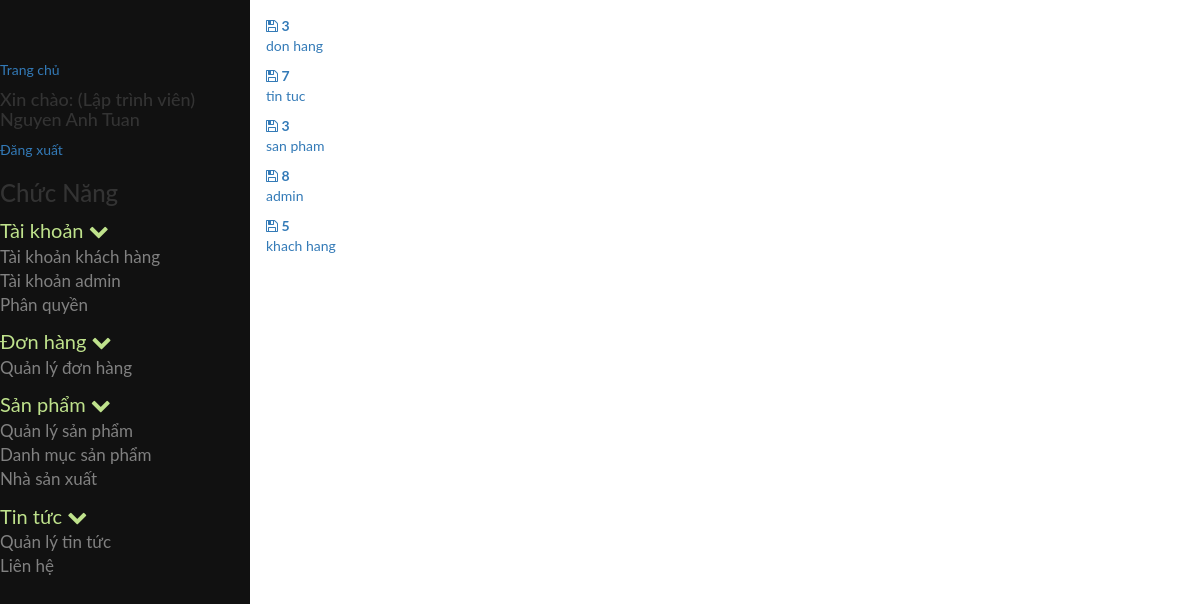
The app's page /admin/index.php (signed in) with its own data.
### tables this page shows
CREATE TABLE `tb_phanquyen` (
  `id` int(11) NOT NULL,
  `id_nhom` int(11) NOT NULL,
  `id_chucnang` int(11) NOT NULL
);

CREATE TABLE `tb_chucnang` (
  `id` int(11) NOT NULL,
  `ten` varchar(255) NOT NULL,
  `trangthai` tinyint(4) NOT NULL,
  `url` varchar(255) NOT NULL,
  `f_order` int(11) NOT NULL,
  `id_parent` int(11) NOT NULL,
  `nhanurl` varchar(255) NOT NULL,
  `hienthi` tinyint(4) NOT NULL,
  `bieutuong` varchar(255) NOT NULL
);

### admin/cores/loader.php (called while the page is built, shortened)
<?php
class loader
{
	public function view($name='',$data=array())
	{
		extract($data);
		include BASEPATH.'views/'.$name.'.php' ;
	}
}
?>

### admin/controllers/admin/page.php (called while the page is built, shortened)
<?php
class page extends JATOVI_Controller
{
	public $JATOVI = '';
	function __construct($JATOVI)
	{
		$this->JATOVI = $JATOVI;
	}
	public function index()
	{
		$data['content'] = 'admin/page/index';
		$data['contentdata'] = array();
		include BASEPATH.'models/admin/page_model.php';
		$countdh = $page_model->countdh();
		$sodh = count($countdh);
		$data['contentdata']['sodh']= $sodh;
		$sosp = count($countdh);
		$data['contentdata']['sosp']= $sosp;
		$counttt = $page_model->counttt();
		$sott = count($counttt);
		$data['contentdata']['sott']= $sott;
		$countadmin = $page_model->countadmin();
		$soadmin = count($countadmin);
		$data['contentdata']['soadmin']= $soadmin;
		$countkh = $page_model->countkh();
		$sokh = count($countkh);
		$data['contentdata']['sokh']= $sokh;
		$data['JATOVI']=$this->JATOVI;
		$this->JATOVI->load->view('admin/master',$data);
	}
}
?>

### admin/models/admin/phanquyenchucnang.php (called while the page is built, shortened)
<?php
include_once 'JATOVI_Model.php';
class phanquyenchucnang extends JATOVI_Model
{
	private $_table = "tb_phanquyen";
	private $_table2 = "tb_chucnang";
	public function getrole($id_nhom)
	{
		$sql = "SELECT * FROM {$this->_table}  INNER JOIN {$this->_table2} WHERE id_nhom = {$id_nhom} AND {$this->_table}.id_chucnang = {$this->_table2}.id ";
		$query = $this->connection->prepare($sql);
		$query->execute();
		$result = $query->fetchAll();
		return $result;
	}
}
$phanquyenchucnang = new phanquyenchucnang();
?>

### admin/models/admin/JATOVI_Model.php (called while the page is built, shortened)
<?php
class JATOVI_Model
{
	private $host = 'localhost';
	private $dbname = 'project_jatovi';
	private $dbuser = 'root';
	private $dbpass = '';
	function __construct()
	{
		try {
			$this->connection  = new PDO("mysql:host={$this->host};dbname={$this->dbname};charset=utf8",$this->dbuser,$this->dbpass);
		} catch (PDOException $e) {
			echo "(DB connection error) Lỗi kết nối cơ sở dữ liệu: ".$e->getMessage();
		}
	}
}
?>

### admin/views/admin/page/index.php (the view)
<?php include_once BASEPATH.'/controllers/admin/page.php';	 ?>
<a href="<?=base_url."index.php?module=quanlydonhang"?>">
<i  class="fa fa-floppy-o"></i>
<b><?= $sodh;?></b>
<p>don hang</p>
</a>
<a href="<?=base_url."index.php?module=quanlytintuc"?>">
<i  class="fa fa-floppy-o"></i>
<b><?= $sott;?></b>
<p>tin tuc</p>
</a>
<a href="<?=base_url."index.php?module=quanlysanpham"?>">
<i  class="fa fa-floppy-o"></i>
<b><?= $sosp;?></b>
<p>san pham</p>
</a>
<a href="<?=base_url."index.php?module=taikhoanadmin"?>">
<i  class="fa fa-floppy-o"></i>
<b><?= $soadmin;?></b>
<p>admin</p>
</a>
<a href="<?=base_url."index.php?module=taikhoankhachhang"?>">
<i  class="fa fa-floppy-o"></i>
<b><?= $sokh;?></b>
<p>khach hang</p>
</a>

### admin/views/admin/partial/sidebar.php (shortened to what this page needs)
<?php
	include_once BASEPATH.'models/admin/phanquyenchucnang.php';
	$chucnang = $phanquyenchucnang->getrole($_SESSION['userGroup']);
	$menu = array();
	foreach ($chucnang as $p) {
		if ($p['id_parent']==0) {
			$child=array();
			foreach ($chucnang as $p2) {
				if ($p2['id_parent']==$p['id']) {
					$child[]=$p2;
				}
			}
			$menu[]=array(
				'parent'=>$p,
				'child'=>$child
			);
		}
	}
?>
<nav class="sidenav" id="mySidenav">
	<a href="<?=base_url?>index.php">Trang chủ</a>
	<h4>Xin chào: <?='('.$_SESSION['userChucdanh'].')'?> <?=$_SESSION['userName']?></h4>
	<a href="<?=base_url?>index.php?module=page&action=page_logout">Đăng xuất</a>
	<h3>Chức Năng</h3>
	<?php foreach($menu as $value): ?>
		<ul>
			<li>
				<a class="parent_text">
					<?php echo $value['parent']['ten']; ?>
					<span class="fa fa-chevron-down"></span>
				</a>
				<ul>
					<?php foreach($value['child'] as $child): ?>
						<li class="<?=$child['hienthi']==0?"hidden":""?>">
							<a href="<?=base_url.'index.php?module='.$child['url']?>">
								<?=$child['ten']?>
							</a>
						</li>
					<?php endforeach; ?>
				</ul>
			</li>
		</ul>
	<?php endforeach; ?>
</nav>

### admin/public/scripts/css/style.css (style rules this page uses)
body { font-family: "Lato", sans-serif; }
body .sidenav { height: 100%; width: 250px; position: fixed; z-index: 1; top: 0; left: 0; background-color: #111; overflow-x: hidden; transition: 0.5s; padding-top: 60px; }
body .sidenav ul { list-style-type: none; padding-left: 0px; }
body .sidenav ul li a { text-decoration: none; font-size: 17px; color: #818181; display: block; transition: 0.3s; }
body .sidenav ul li .parent_text { font-size: 20px; color: #BFE28C; }

### records on screen
tb_phanquyen: id_chucnang.ten "Tài khoản"
tb_phanquyen: id_chucnang.ten "Tài khoản khách hàng"
tb_phanquyen: id_chucnang.ten "Tài khoản admin"
tb_phanquyen: id_chucnang.ten "Phân quyền"
tb_phanquyen: id_chucnang.ten "Đơn hàng"
tb_phanquyen: id_chucnang.ten "Quản lý đơn hàng"
tb_phanquyen: id_chucnang.ten "Sản phẩm"
tb_phanquyen: id_chucnang.ten "Quản lý sản phẩm", id "8"
tb_phanquyen: id_chucnang.ten "Danh mục sản phẩm"
tb_phanquyen: id_chucnang.ten "Nhà sản xuất"
tb_phanquyen: id_chucnang.ten "Tin tức"
tb_phanquyen: id_chucnang.ten "Quản lý tin tức"
tb_phanquyen: id_chucnang.ten "Liên hệ"
tb_chucnang: id_parent "3"

### other values on screen
$_SESSION['userChucdanh'] "Lập trình viên"
$_SESSION['userName'] "Nguyen Anh Tuan"
$sott "7"
$sokh "5"
